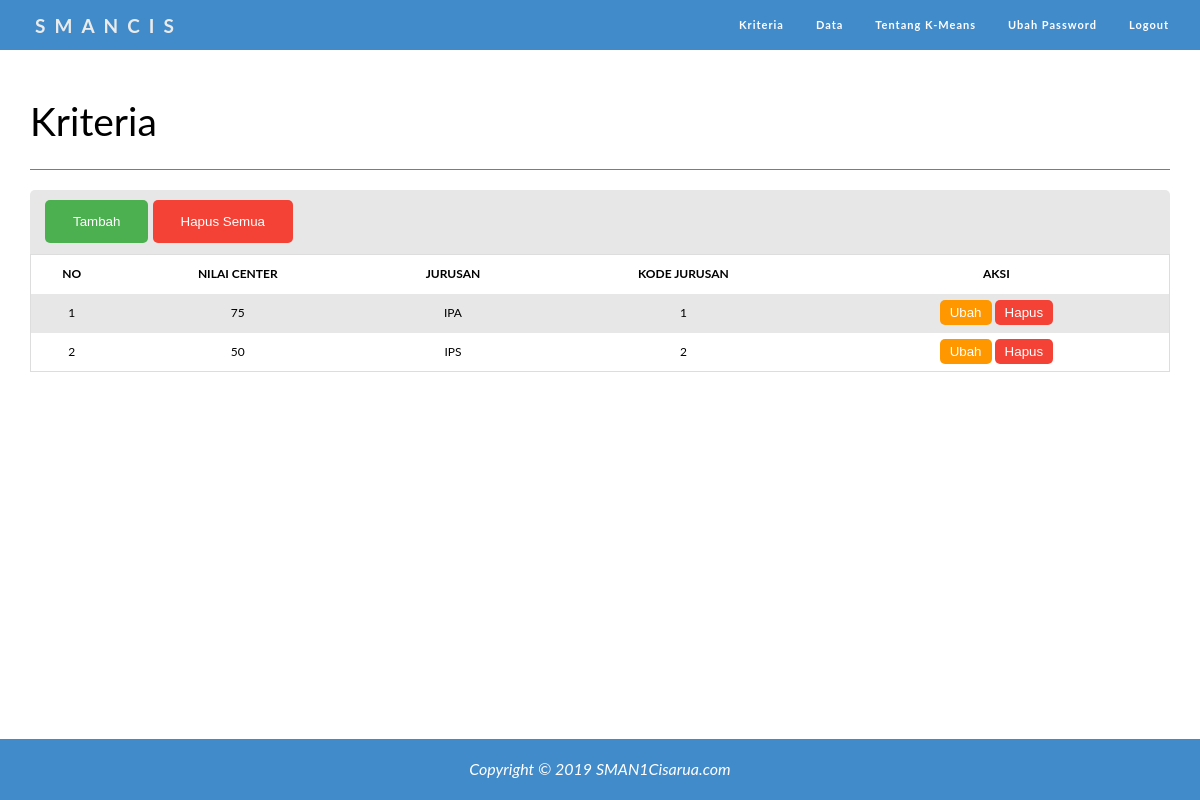
Screenshot of /kriteria.php (signed in) with the database file from the repository.
### tables this page shows
CREATE TABLE `kriteria_jurusan` (
  `id_kriteria` int(11) NOT NULL,
  `nilai_center` int(11) NOT NULL,
  `jurusan` varchar(100) NOT NULL,
  `kode_jurusan` int(11) NOT NULL
);

### kriteria.php (the view, shortened to what this page needs)
<?php
include('../kmeans-php-web/koneksi.php');
?>
<!DOCTYPE html>
<html lang="en">
<head>
  <link rel="stylesheet" type="text/css" media="screen" href="../kmeans-php-web/css/style1.css">
  <link rel="stylesheet" type="text/css" media="screen" href="../kmeans-php-web/css/style2.css">
</head>
<body>
  <?php include("../kmeans-php-web/navbar.php"); ?>
  <div class="container-kriteria">
    <div class="page-header">
      <h1>Kriteria</h1>
    </div>
    <div class="page-content">
      <div class="content-header">
        <div class="form-group">
          <a href="tambahkriteria.php"><button class="btn1 add">Tambah</button></a>
        </div>
        <div class="form-group">
          <a href="hapuskriteria.php"><button class="btn1 del">Hapus Semua</button></a>
        </div>
      </div>
      <table>
        <thead>
          <tr>
            <th>NO</th>
            <th>NILAI CENTER</th>
            <th>JURUSAN</th>
            <th>KODE JURUSAN</th>
            <th>AKSI</th>
          </tr>
        </thead>
        <tbody>
          <?php $nomor = 1; ?>
          <?php $ambil = $koneksi->query("SELECT * FROM kriteria_jurusan"); ?>
          <?php while ($pecah = $ambil->fetch_assoc()) { ?>
            <tr>
              <td><?php echo $nomor++; ?></td>
              <td><?php echo $pecah['nilai_center']; ?></td>
              <td><?php echo $pecah['jurusan']; ?></td>
              <td><?php echo $pecah['kode_jurusan']; ?></td>
              <td>
                <a href="ubahkriteria.php?&id=<?php echo $pecah['id_kriteria']; ?>"><button class="btn2 edt">Ubah</button></a>
                <a href="hapusperkriteria.php?&id=<?php echo $pecah['id_kriteria']; ?>"><button class="btn2 del">Hapus</button></a>
              </td>
            </tr>
          <?php } ?>
        </tbody>
      </table>
    </div>
  </div>
  <?php include("../kmeans-php-web/footer3.php"); ?>
</body>
</html>

### css/style1.css (style rules this page uses)
body { height:100%; margin:0; font-size:16px; font-family:"Lato", sans-serif; font-weight:400; line-height:1.8em; background-color: #fff; }
.container-kriteria { width: 1170px; margin-right: auto; margin-left: auto; padding-left: 15px; padding-right: 15px; box-sizing: border-box; }
.container-kriteria .page-header { margin: 50px 0 20px; border-bottom: 1px solid #428bca; }
.container-kriteria .page-header h1 { text-align: left; margin-top: 0; font-size: 39px; margin-bottom: 10.5px; font-family: inherit; font-weight: 400; line-height: 1.1; color: inherit; margin: 0.67em 0; }
.container-kriteria .page-content { background: #e7e7e7; border-radius: 5px; }
.container-kriteria .content-header { padding: 10px 15px; border-bottom: 1px solid transparent; }
.form-group { display: inline-block; margin-bottom: 0; vertical-align: middle; }

### css/style2.css (style rules this page uses)
.btn1 { border: none; color: white; padding: 14px 28px; cursor: pointer; border-radius: 5px; transition: all 0.3s ease; }
.btn2 { border: none; color: white; padding: 5px 10px; cursor: pointer; border-radius: 5px; transition: all 0.3s ease; }
.add { background-color: #4CAF50; }
.del { background-color: #f44336; }
.edt { background-color: #ff9800; }
table { text-align: center; font-size: 12px; width: 100%; border-collapse: collapse; border-spacing: 0; max-width: 100%; margin-bottom: 0; border: 1px solid #ddd; }
th { background-color: #fff; }
th, td { text-align: center; padding: 5px; }
tr:nth-child(even) { background-color: #fff; }

### rows the page displays
kriteria_jurusan: nilai_center "75", jurusan "IPA", kode_jurusan "1"
kriteria_jurusan: nilai_center "50", jurusan "IPS", kode_jurusan "2"
